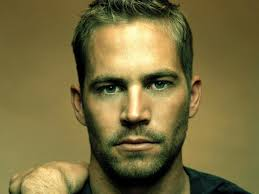
#> input picture face5.jpg, 259 x 194 px
$ python imgOperation.py
#> lines starting #> are read from the running program, lines starting #| are printed output that depends on the picture
import cv2
import numpy as np

img1=cv2.imread('face5.jpg')
#> img1 is the input picture: shape (194, 259, 3); mean B, G, R 62.8, 109.8, 121.1
img2=cv2.imread('face6.jpg')
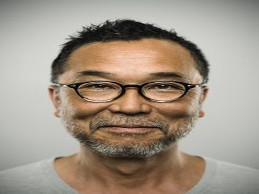
#> input picture face6.jpg, 259 x 194 px
#> img2 is the input picture: shape (194, 259, 3); mean B, G, R 135.3, 149.3, 161.4

add=cv2.addWeighted(img1,1,img2,1,0)
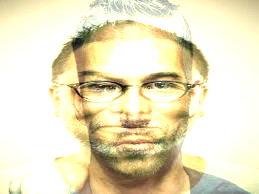
#> add: shape (194, 259, 3); mean B, G, R 194.4, 226.3, 233.6
cv2.imshow('add',add)
cv2.waitKey(0)
cv2.destroyAllWindows()
